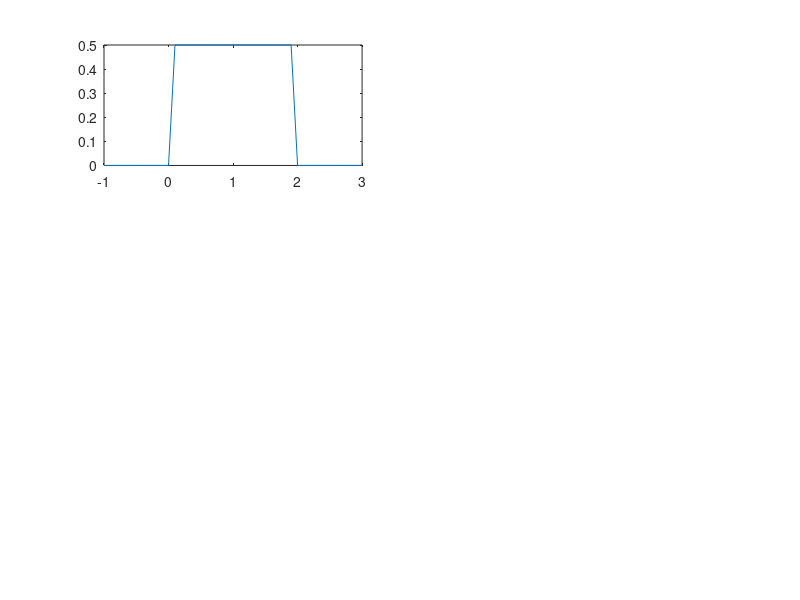

Here is the MATLAB script that generated this plot: (Note: this script raises an error after producing the figure.)
clear;
clc;
close all;

%% ______________________________task_4.1__________________________________
m = 0;
S = 1;
P = 1/2;
N = [32 256 5000];

for i=1:3
    X{i} = rand(1,N(i))*2;
end

x    = -1:0.1:3;
pdfx = (1/2)*(x>0 & x<2);

%% ------------------------------task-4.1.a--------------------------------
h = [0.05 0.2];

figure('name','4.1 a)');
j = 1;
for i = 1:3
    subplot(3,2,j);
    plot(x,pdfx);
    hold on;
    pdfx_approx = Parzen_gauss_kernel(X{i},h(1),-3,3);
    plot(-3:h(1):3,pdfx_approx);
    title(['N = ',num2str(N(i)),' , h = ',num2str(h(1))]);
    hold off;
    
    subplot(3,2,j+1);
    plot(x,pdfx);
    hold on;
    pdfx_approx = Parzen_gauss_kernel(X{i},h(2),-3,3);
    plot(-3:h(2):3,pdfx_approx);
    title(['N = ',num2str(N(i)),' , h = ',num2str(h(2))]);
    hold off;
    j = j+2;
end

%% ------------------------------task-4.1.b--------------------------------
k = [32 64 256];

figure('name','4.1 b)');
for i = 1:3
    subplot(3,1,i);
    plot(x,pdfx);
    hold on;
    pdfx_approx_b = knn_density_estimate(X{3},k(i),-3,3,0.1);
    plot(-3:0.1:3,pdfx_approx_b);
    title(['N = ',num2str(N(3)),' , k = ',num2str(k(i))]);
    hold off;
end

%% ______________________________task_4.2__________________________________
m            = [2 1 3];
Sigma(:,:,1) = 0.5;
Sigma(:,:,2) = 1;
Sigma(:,:,3) = 1.2;
P            = [0.5 0.3 0.2]';

%% ------------------------------task-4.2.A--------------------------------
randn('seed',0);
[X,x] = generate_gauss_classes(m,Sigma,P,100);
[Y,y] = generate_gauss_classes(m,Sigma,P,1000);

%% ------------------------------task-4.2.B--------------------------------
for k=1:3
    Y_sorted_knn{k} = k_nn_classifier_1d(X,x,k,Y);
    pr_err_knn(k) = sum(Y_sorted_knn{k}~=y)/length(y);
    disp(['For k = ',num2str(k),' Error = ',num2str(pr_err_knn(k))]);
end

Y_sorted_bayesian = bayes_classifier(m,Sigma,P,Y);
pr_err_bayesian = sum(Y_sorted_bayesian~=y)/length(y);
disp(['With Bayesian classifier = ',num2str(pr_err_bayesian)]);

for k=1:100
    Y_sorted_knn{k} = k_nn_classifier_1d(X,x,k,Y);
    pr_err_knn(k) = sum(Y_sorted_knn{k}~=y)/length(y);
end
[min_error, min_error_k] = min(pr_err_knn);
figure('name','4.2 B)');
plot(pr_err_knn);
title('Error with several k');
xlabel('k');
ylabel('error');
disp(['minimum error: ',num2str(min_error),' with k = ',num2str(min_error_k)]);

%% ------------------------------task-4.2.C--------------------------------
h = [0.01:0.05:0.9];
for i = 1:length(h)
    Y_estimate_class{i} = parzen_classifier(X,x,h(i),P,Y);
    pr_err(i) = sum(Y_estimate_class{i}~=y)/length(y);
end

figure('name','4.2 C)');
plot(h,pr_err);
title('Error with several h');
xlabel('h');
ylabel('error');

[min_error, index] = min(pr_err);
disp(['Min error = ',num2str(min_error),', for h = ',num2str(h(index))]);

%% ------------------------------task-4.2.D--------------------------------
h = [0.1 0.2 0.3 0.4 0.5 1];
net = parzenPNNlearn(X,x);
for i=1:length(h)
    [class{i}, score{i}, scores{i}] = parzenPNNclassify(net,Y,h(i));
    pr_err_Parzen_PNN(i) = sum(class{i}~=y)/length(y);
end
figure('name','4.2 D)');
plot(h,pr_err_Parzen_PNN);
title('Error with several h');
xlabel('h');
ylabel('error');


%% _____________________________functions__________________________________
% function [y_classified] = classify_given_px_w(px_w1,px_w2,px_w3,xx,Y)
%     for i=1:length(Y)
%         [x1,x2] = find_2_nearest_points(Y(i),xx);
%         line1 = @(x)(px_w1(x2)-px_w1(x1))/(x2-x1)*(x-x1)+px_w1(x1);
%         line2 = @(x)(px_w2(x2)-px_w2(x1))/(x2-x1)*(x-x1)+px_w2(x1);
%         line3 = @(x)(px_w3(x2)-px_w3(x1))/(x2-x1)*(x-x1)+px_w3(x1);
%         if((line1(Y(i))>=line2(Y(i)))&&(line1(Y(i))>=line3(Y(i))))
%             y_classified(i)=1;
%         elseif((line2(Y(i))>=line1(Y(i)))&&(line2(Y(i))>=line3(Y(i))))
%             y_classified(i)=2;
%         elseif((line3(Y(i))>=line1(Y(i)))&&(line3(Y(i))>=line2(Y(i))))
%             y_classified(i)=3;
%         end
%     end
% end
% 
% function [a,b] = find_2_nearest_points(x,A)
%     d = sort(abs(x-A));   
%     a = find(abs(x-A)==d(1));
%     b = find(abs(x-A)==d(2));
% end

